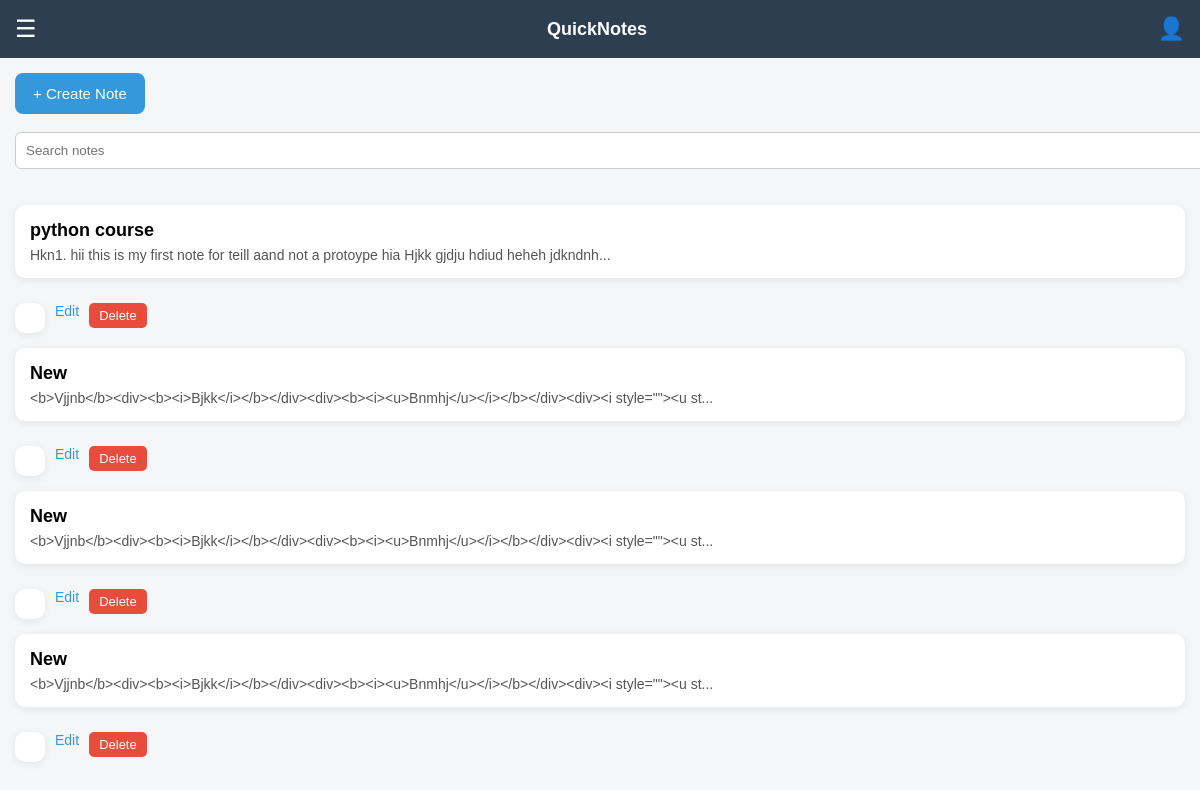
Page /search (signed in) on the earlier database version.
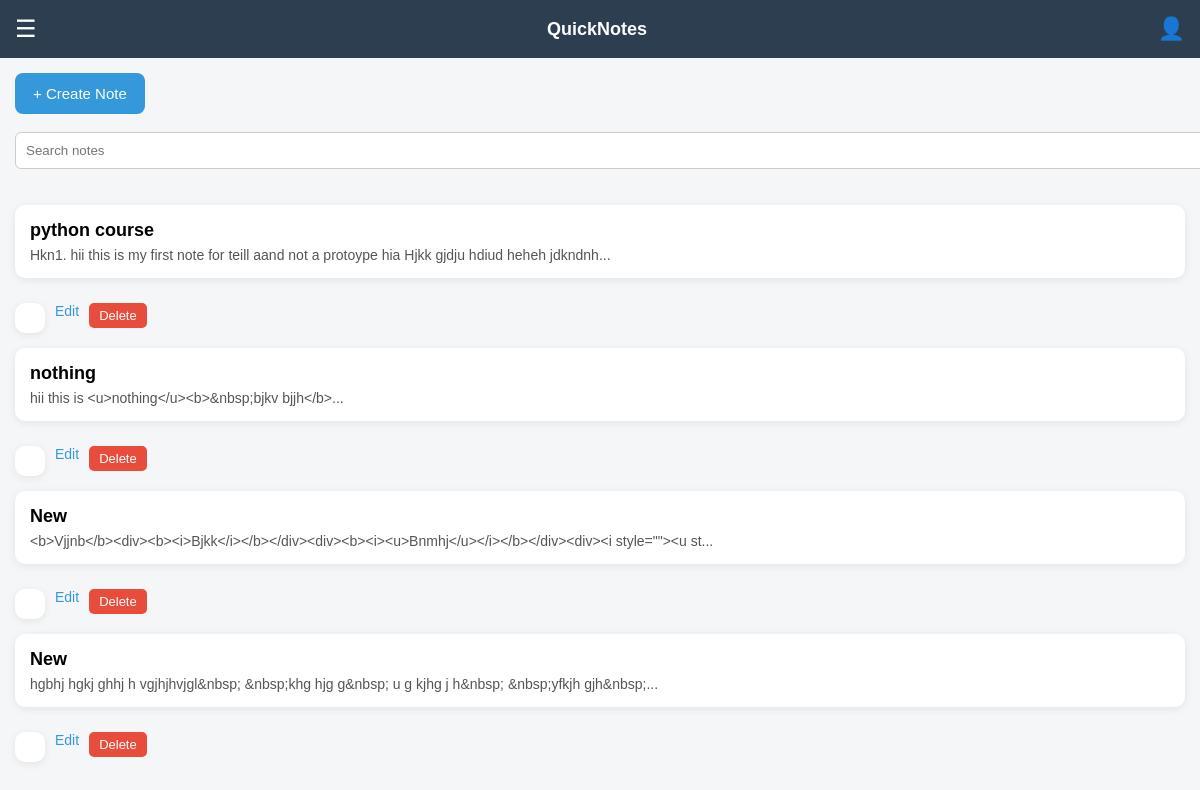
Same page on the later database version.
### tables this page shows
CREATE TABLE notebook(
        id INTEGER PRIMARY KEY AUTOINCREMENT,
        title TEXT,
        content TEXT,
        category TEXT,
        user_id INTEGER,
        created_at TEXT,
        is_deleted INTEGER DEFAULT 0,
        FOREIGN KEY(user_id) REFERENCES user(id)
    );

### renderapp.py (the view)
@app.route("/search")
@login_required
def search():
    query = request.args.get("q", "")
    db = get_db()
    notes = db.execute(
        """
        SELECT * FROM notebook
        WHERE user_id=? AND is_deleted=0
        AND (title LIKE ? OR content LIKE ?)
        """,
        (session["user_id"], f"%{query}%", f"%{query}%")
    ).fetchall()
    db.close()
    return render_template("home.html", notes=notes, query=query)

### renderapp.py (called while the page is built)
def get_db():
    conn = sqlite3.connect(DATABASE)
    conn.row_factory = sqlite3.Row
    return conn

def login_required(route_function):
    @wraps(route_function)
    def wrapper(*args, **kwargs):
        if "user_id" not in session:
            return redirect(url_for("login"))
        return route_function(*args, **kwargs)
    return wrapper

### templates/home.html (shortened to what this page needs)
<!DOCTYPE html>
<html>
<head>
</head>
<body>
<div class="navbar">
<span class="menu-btn" onclick="openMenu()">☰</span>
<div class="logo">QuickNotes</div>
<div class="profile" onclick="location.href='/profile'">
👤
</div>
</div>
<div class="container">
<a href="/create_note">
<button class="create-btn">+ Create Note</button>
</a>
<br><br>
<form action="/search">
<input class="search" name="q" placeholder="Search notes">
</form>
<br><br>
<div class="notes">
{% for note in notes %}
<a href="/update_note/{{note.id}}" class="note-card">
<div class="note-title">
{{note.title}}
</div>
<div class="note-content">
{{note.content[:100]}}...
</div>
<div class="note-actions">
<a class="edit-btn" href="/update_note/{{note.id}}" onclick="event.stopPropagation()">Edit</a>
<form action="/move_to_trash/{{note.id}}" method="post" onclick="event.stopPropagation()">
<button class="delete-btn">Delete</button>
</form>
</div>
</a>
{% endfor %}
</div>
</div>
</body>
</html>

Differences in the rows shown:
no longer on this page (row edited): notebook: title "New", content "<b>Vjjnb</b><div><b><i>Bjkk</i></b></div><div><b><i><u>Bnmhj</u></i></b></div><div><i style=\"\"><u st"
now on this page (row edited): notebook: title "nothing", content "hii this is <u>nothing</u><b>&nbsp;bjkv bjjh</b>"
changed notebook: content "<b>Vjjnb</b><div><b><i>Bjkk</i></b></div><div><b><i><u>Bnmhj</u></i></b></div><div><i style=\"\"><u st" → "hgbhj hgkj ghhj h vgjhjhvjgl&nbsp; &nbsp;khg hjg g&nbsp; u g kjhg j h&nbsp; &nbsp;yfkjh gjh&nbsp;"
